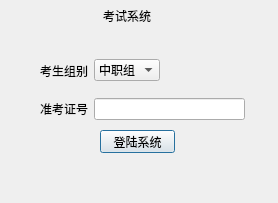
<?xml version="1.0" encoding="UTF-8"?>
<ui version="4.0">
 <class>log_in</class>
 <widget class="QDialog" name="log_in">
  <property name="geometry">
   <rect>
    <x>0</x>
    <y>0</y>
    <width>278</width>
    <height>203</height>
   </rect>
  </property>
  <property name="windowTitle">
   <string>Dialog</string>
  </property>
  <widget class="QLabel" name="label">
   <property name="geometry">
    <rect>
     <x>100</x>
     <y>10</y>
     <width>54</width>
     <height>12</height>
    </rect>
   </property>
   <property name="text">
    <string>考试系统</string>
   </property>
   <property name="alignment">
    <set>Qt::AlignCenter</set>
   </property>
  </widget>
  <widget class="QWidget" name="widget" native="true">
   <property name="geometry">
    <rect>
     <x>40</x>
     <y>50</y>
     <width>181</width>
     <height>41</height>
    </rect>
   </property>
   <layout class="QHBoxLayout" name="horizontalLayout_2">
    <item>
     <widget class="QLabel" name="label_2">
      <property name="text">
       <string>考生组别</string>
      </property>
     </widget>
    </item>
    <item>
     <widget class="QComboBox" name="group">
      <item>
       <property name="text">
        <string>中职组</string>
       </property>
      </item>
      <item>
       <property name="text">
        <string>高职组</string>
       </property>
      </item>
      <item>
       <property name="text">
        <string>职工组</string>
       </property>
      </item>
     </widget>
    </item>
    <item>
     <spacer name="horizontalSpacer">
      <property name="orientation">
       <enum>Qt::Horizontal</enum>
      </property>
      <property name="sizeHint" stdset="0">
       <size>
        <width>40</width>
        <height>20</height>
       </size>
      </property>
     </spacer>
    </item>
   </layout>
  </widget>
  <widget class="QWidget" name="widget_2" native="true">
   <property name="geometry">
    <rect>
     <x>40</x>
     <y>90</y>
     <width>205</width>
     <height>38</height>
    </rect>
   </property>
   <layout class="QHBoxLayout" name="horizontalLayout">
    <item>
     <widget class="QLabel" name="label_3">
      <property name="text">
       <string>准考证号</string>
      </property>
     </widget>
    </item>
    <item>
     <widget class="QLineEdit" name="lineEdit"/>
    </item>
   </layout>
  </widget>
  <widget class="QPushButton" name="log_btn">
   <property name="geometry">
    <rect>
     <x>100</x>
     <y>130</y>
     <width>75</width>
     <height>23</height>
    </rect>
   </property>
   <property name="text">
    <string>登陆系统</string>
   </property>
  </widget>
 </widget>
 <resources/>
 <connections/>
</ui>
